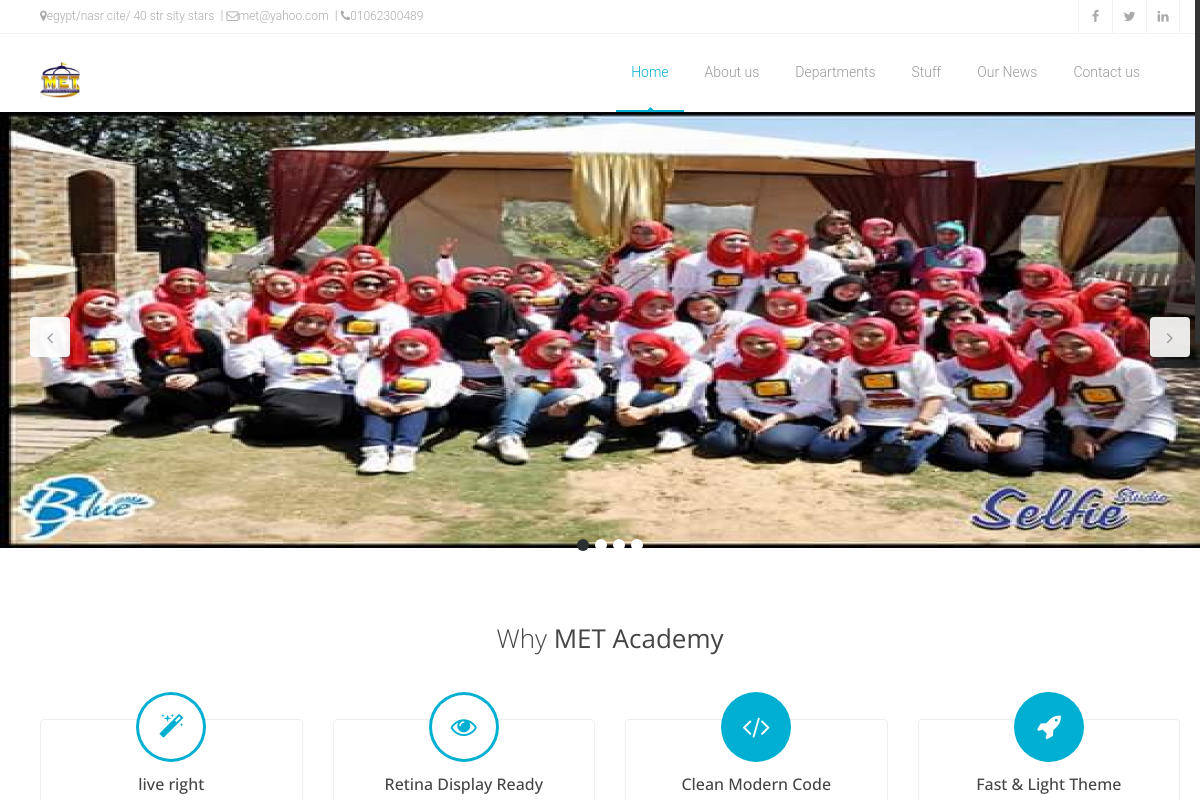
Before: / (upper part) with the older database file.
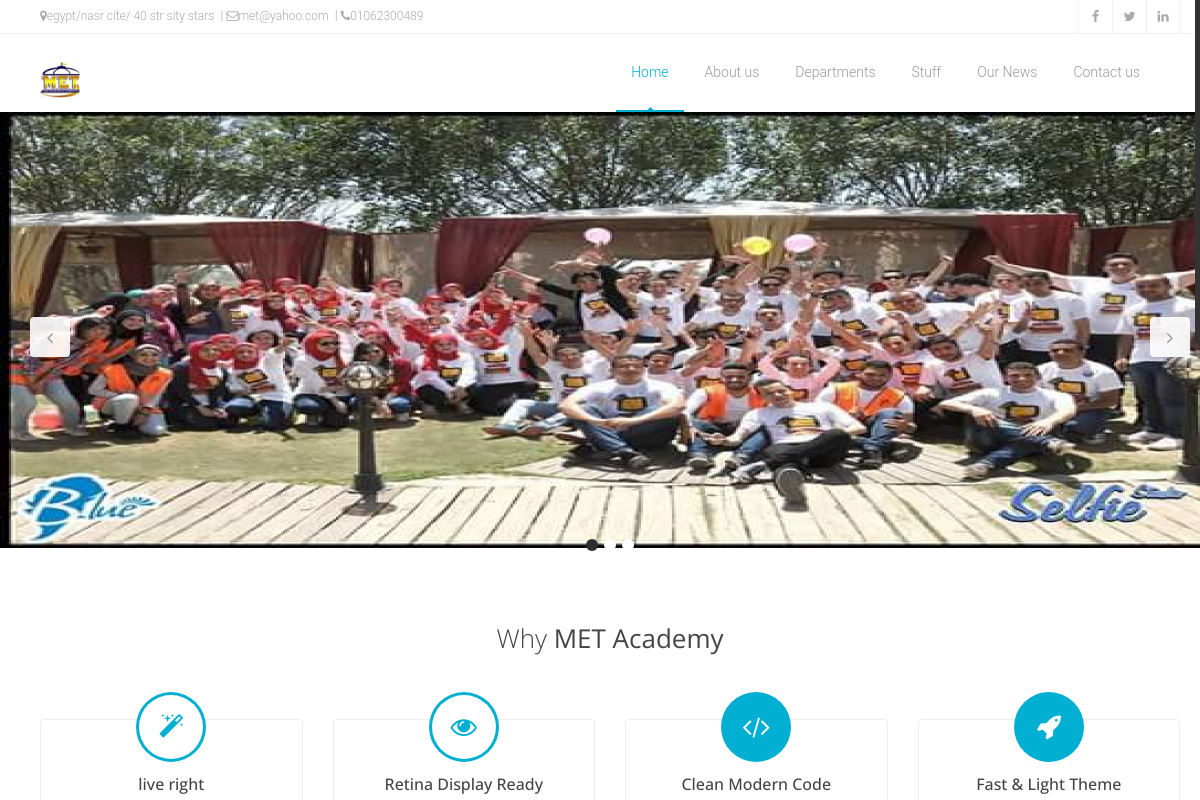
After: the same page with the newer database file.
### tables this page shows
CREATE TABLE IF NOT EXISTS `slider` (
  `id` int(11) NOT NULL AUTO_INCREMENT,
  `image` text NOT NULL,
  PRIMARY KEY (`id`)
);

### index.php (the view, shortened to what this page needs)
<?php
include 'header.php';
$slides = $conn->prepare("SELECT * FROM slider");
$slides->execute();
?>
<section id="home">
	<div id="main-slide" class="carousel slide" data-ride="carousel">
		<div class="bp-hs" id="demo-default"  >
			<div class="bp-hs_inner"  >
				<?php
				while ($row = $slides->fetch(PDO::FETCH_OBJ)) {
					if($i = 0) {
						echo '<div class="bp-hs_inner__item" data-transform="scale">
						<img style="width:1220px;height:436px;" src="admin/image/'.$row->image.'" alt="..."/>
						</div>';
						$i++;
					}
					else {
						echo '<div class="bp-hs_inner__item" data-transform="scale">
						<img style="width:1220px;height:436px;" src="admin/image/'.$row->image.'" alt="..."/>
						</div>';
					}
				}
				?>
			</div>
		</div>
	</div>
</section>
<div id="content">
    <div class="container">
        <div class="row">
            <div class="big-title text-center animated fadeInDown delay-01" data-animation="fadeInDown" data-animation-delay="01">
                <h1>Why  <strong>MET Academy</strong></h1>
            </div>
            <div class="col-md-3 col-sm-6 service-box service-center">
               <div class="service-boxed">
                  <div class="service-icon" style="margin-top:-25px;">
                    <i class="fa fa-magic icon-medium-effect icon-effect-2"></i>
                </div>
                <div class="service-content">
                    <h4>live right</h4>
                </div>
            </div>
        </div>
        <div class="col-md-3 col-sm-6 service-box service-center">
         <div class="service-boxed">
            <div class="service-icon" style="margin-top:-25px;">
              <i class="fa fa-eye icon-medium-effect icon-effect-2"></i>
          </div>
          <div class="service-content">
              <h4>Retina Display Ready</h4>
          </div>
      </div>
  </div>
  <div class="col-md-3 col-sm-6 service-box service-center">
   <div class="service-boxed">
      <div class="service-icon" style="margin-top:-25px;">
        <i class="fa fa-code icon-medium-effect icon-effect-1"></i>
    </div>
    <div class="service-content">
        <h4>Clean Modern Code</h4>
    </div>
</div>
</div>
<div class="col-md-3 col-sm-6 service-box service-center">
   <div class="service-boxed">
      <div class="service-icon" style="margin-top:-25px;">
        <i class="fa fa-rocket icon-medium-effect icon-effect-1"></i>
    </div>
    <div class="service-content">
        <h4>Fast &amp; Light Theme</h4>
    </div>
</div>
</div>
</div>
</div>
</div>
<?php
include 'footer.php';
?>
</body>
</html>

Changed rows visible on the page:
removed slider: image (picture)
now on this page (row unchanged): slider: image (picture)
